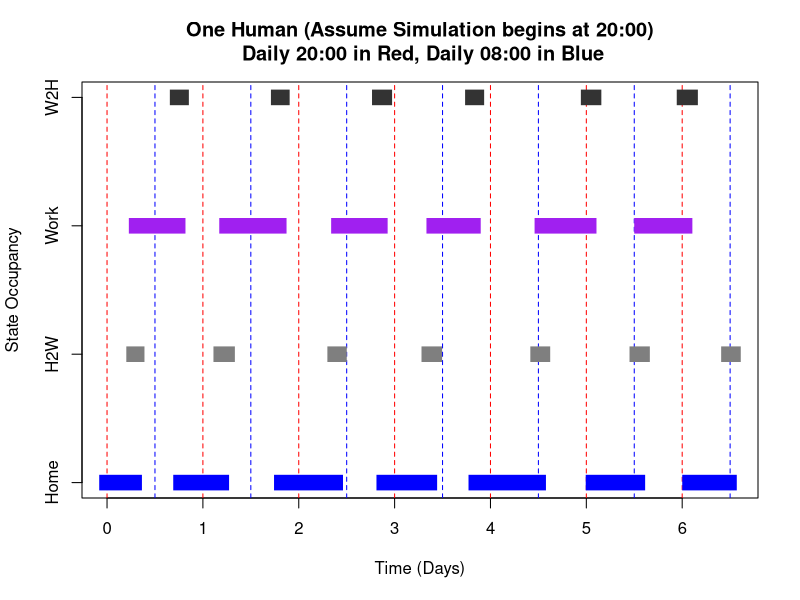
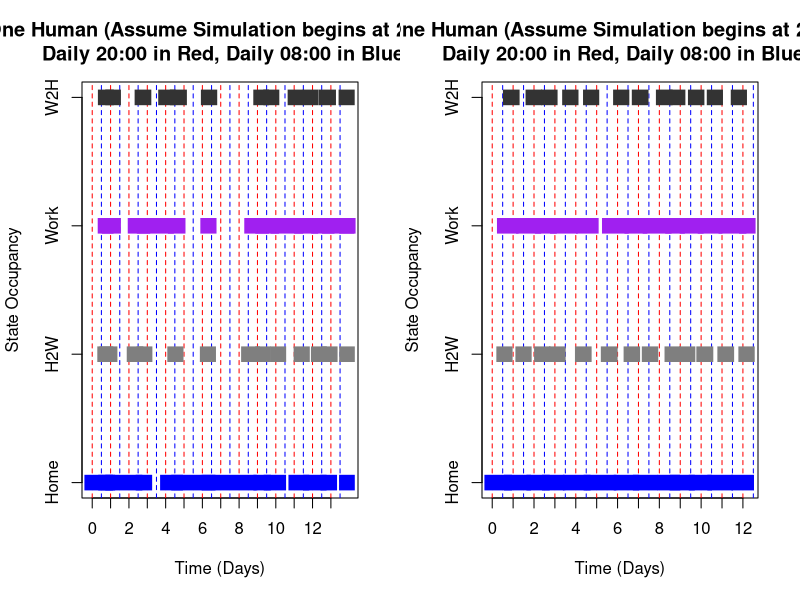

The R source for these figures, in order:
dMin = 1:(60*24)

homeTime = 1/12
commute2Work = 1/1
commute2Home = 1/1
workTime = 1/10


simpleHuman <- function(maxSteps=1e3, N=1){
  states = vector(mode = "character",length = maxSteps+1)
  times = vector(mode = "numeric",length = maxSteps+1)
  duration = vector(mode = "numeric",length = maxSteps+1)

  times[1] = 0
  states[1] = "H"
  duration[1] = rexp(n = 1,rate = homeTime)

  for(i in 1:maxSteps){
    print(paste0("iteration: ",i))
    switch(EXPR = states[i],
            H = {
              tDur = rgamma(n = 1,shape = N,rate = homeTime*N)
              times[i+1] = times[i] + tDur
              duration[i+1] = tDur
              states[i+1] = "H2W"
            },
            H2W = {
              tDur = rgamma(n = 1,shape = N,rate = commute2Work*N)
              times[i+1] = times[i] + tDur
              duration[i+1] = tDur
              states[i+1] = "W"
            },
            W = {
              tDur = rgamma(n = 1,shape = N,rate = workTime*N)
              times[i+1] = times[i] + tDur
              duration[i+1] = tDur
              states[i+1] = "W2H"
            },
            W2H = {
              tDur = rgamma(n = 1,shape = N,rate = commute2Home*N)
              times[i+1] = times[i] + tDur
              duration[i+1] = tDur
              states[i+1] = "H"
            },
            {stop(paste0("unrecognized state",states[i]))}
           )
  }
  return(list(states=states,times=times,duration=duration))
}


plotOneHuman <- function(out,lwd,cols){
  xlim = c(0,max(out$times)+1)
  ylim = c(0,0.375)

  plot(1,type="n",xaxt="n",yaxt="n",ylab="State Occupancy",xlab="Time (Days)",xlim=xlim,ylim=ylim,main="One Human (Assume Simulation begins at 20:00)\n Daily 20:00 in Red, Daily 08:00 in Blue")
  ttMax = max(out$times)/24
  axis(side = 1,at = (0:ttMax)*24,labels = 0:ttMax)
  axis(side = 2,at = c(0,0.125,0.25,0.375),labels = c("Home","H2W","Work","W2H"))
  abline(v =(0:ttMax)*24,col="red",lty=2 )
  abline(v = ((0+0.5):(ttMax+0.5))*24,col = "blue", lty=2)
  for(i in 1:length(out$states)){
    if(i==length(out$states)){
      switch(out$states[i],
             H = {
               segments(x0 = out$times[i],y0 = 0,x1 = out$times[i]+1,y1 = 0,col = cols[1],lwd = lwd,lend=2)
             },
             H2W = {
               segments(x0 = out$times[i],y0 = 0.125,x1 = out$times[i]+1,y1 = 0.125,col = cols[2],lwd = lwd,lend=2)
             },
             W = {
               segments(x0 = out$times[i],y0 = 0.25,x1 = out$times[i]+1,y1 = 0.25,col = cols[3],lwd = lwd,lend=2)
             },
             W2H = {
               segments(x0 = out$times[i],y0 = 0.375,x1 = out$times[i]+1,y1 = 0.375,col = cols[4],lwd = lwd,lend=2)
             }
      )
    } else {
      switch(out$states[i],
             H = {
               segments(x0 = out$times[i],y0 = 0,x1 = out$times[i+1],y1 = 0,col = cols[1],lwd = lwd,lend=2)
             },
             H2W = {
               segments(x0 = out$times[i],y0 = 0.125,x1 = out$times[i+1],y1 = 0.125,col = cols[2],lwd = lwd,lend=2)
             },
             W = {
               segments(x0 = out$times[i],y0 = 0.25,x1 = out$times[i+1],y1 = 0.25,col = cols[3],lwd = lwd,lend=2)
             },
             W2H = {
               segments(x0 = out$times[i],y0 = 0.375,x1 = out$times[i+1],y1 = 0.375,col = cols[4],lwd = lwd,lend=2)
             }
      )
    }
  }

}

cols = c("blue","grey50","purple","grey20")
out = simpleHuman(maxSteps = 25,N=24)
plotOneHuman(out = out,lwd = 15,cols = cols)

par(mfrow=c(1,2))
# exponential
set.seed(42)
out = simpleHuman(maxSteps = 50,N=1)
plotOneHuman(out = out,lwd = 15,cols = cols)

# gamma
out = simpleHuman(maxSteps = 50,N=12)
plotOneHuman(out = out,lwd = 15,cols = cols)
par(mfrow=c(1,1))
